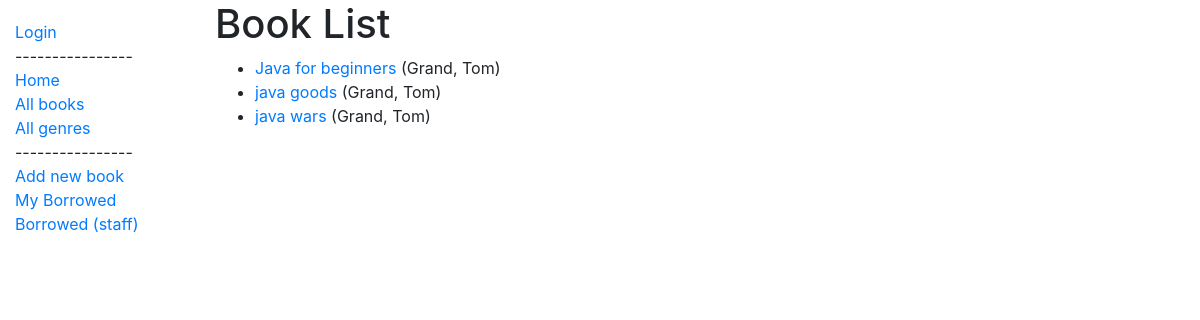
/catalog/books/, run on an earlier commit of the app's database.
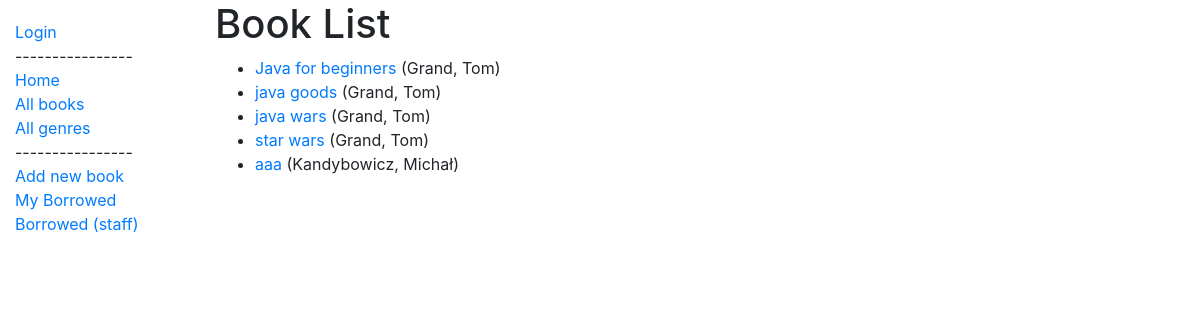
And on a later commit of the database.
### catalog/models.py (models this page shows, shortened)
class Book(models.Model):
    title = models.CharField(max_length=200)
    author = models.ForeignKey('Author', on_delete=models.SET_NULL, null=True)
    summary = models.TextField(max_length=1000, help_text='Enter a brief description of the book')
    genre = models.ManyToManyField(Genre, help_text='Select a genre for this book')
    def get_absolute_url(self):
        return reverse('book-detail', args=[str(self.id)])
    def display_genre(self):
        """Create a string for the Genre. This is required to display genre in Admin."""
        return ', '.join(genre.name for genre in self.genre.all()[:3])
    display_genre.short_description = 'Genre'

class Author(models.Model):
    first_name = models.CharField(max_length=100)
    last_name = models.CharField(max_length=100)
    date_of_birth = models.DateField(null=True, blank=True)
    date_of_death = models.DateField('Died', null=True, blank=True)
    class Meta:
        ordering = ['last_name', 'first_name']
    def __str__(self):
        return f'{self.last_name}, {self.first_name}'

### catalog/views.py (the view)
# urls.py: path('books/', views.BookListView.as_view(), name='books'),
class BookListView(generic.ListView):
    template_name = "book_list.html"
    model = Book
    def get_context_data(self, **kwargs):
        context = super(BookListView, self).get_context_data(**kwargs)
        context['books_list'] = Book.objects.all()
        return context

### templates/book_list.html
{% extends "base_generic.html" %}
{% block content %}
  <h1>Book List</h1>
  {% if books_list %}
  <ul>
    {% for Book in books_list %}
      <li>
        <a href="{{ Book.get_absolute_url }}">{{ Book.title }}</a> ({{Book.author}})
      </li>
    {% endfor %}
  </ul>
  {% else %}
    <p>There are no books in the library.</p>
  {% endif %}
{% endblock %}

What changed in the data, as far as the page shows it:
added Book: title "star wars", author "Grand, Tom"
added Book: title "aaa", author "Kandybowicz, Michał"
